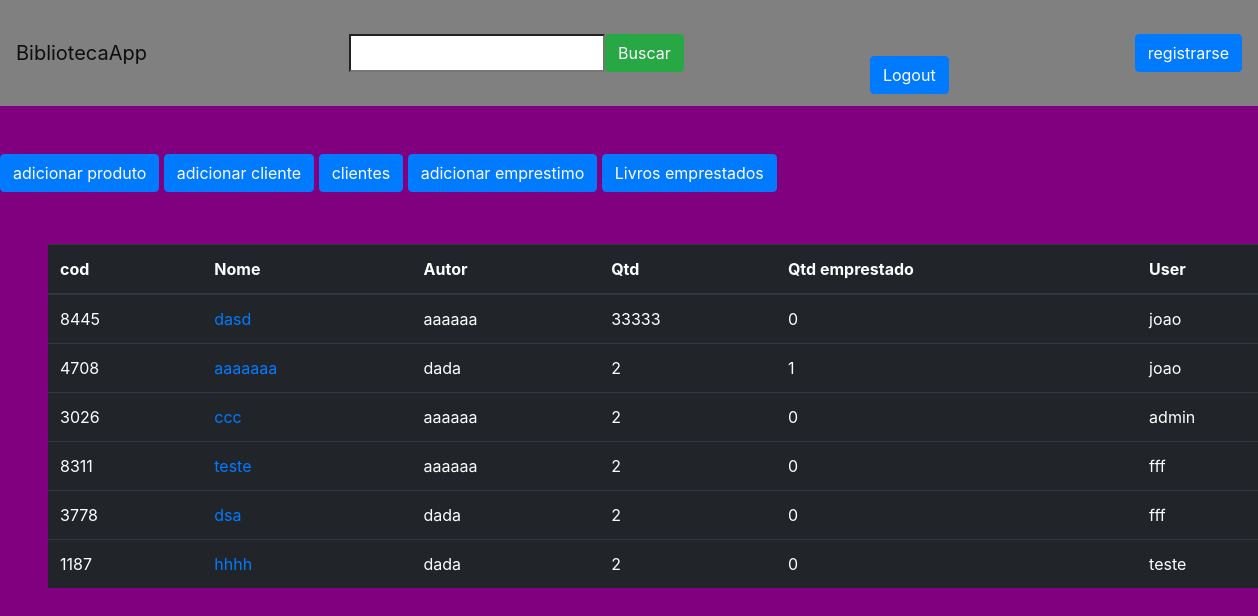
Before: / (signed in) with the older database file.
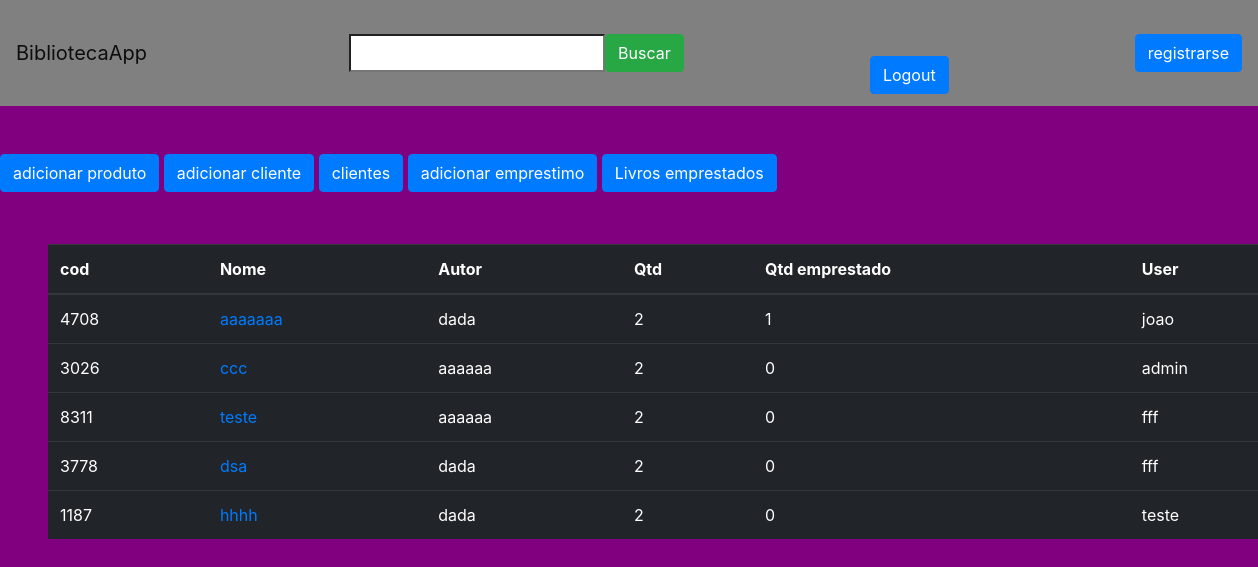
After: the same page with the newer database file.
### bibliotecaApp/models.py (models this page shows, shortened)
class Livro(models.Model):
    user = models.ForeignKey(CustomUser, on_delete=models.CASCADE)
    empresa = models.ForeignKey(Empresas, on_delete=models.CASCADE)
    cod = models.IntegerField(unique=True)
    name = models.CharField(max_length=255, blank=False)
    genery = models.ForeignKey(Genero, on_delete=models.CASCADE, blank=True)
    pg = models.IntegerField()
    picture = models.ImageField(blank=True)
    author = models.CharField(max_length=255)
    qtd = models.IntegerField()
    created_at = models.DateTimeField()
    in_stock = models.BooleanField(default=False)
    emprestado = models.IntegerField(default=0)
    class Meta:
        verbose_name = 'Livro'
        verbose_name_plural = 'Livros'

### accounts/models.py (models this page shows)
class CustomUser(AbstractUser):
    cargo = models.ForeignKey(Cargos, on_delete=models.SET_NULL, null=True, blank=True)
    empresa = models.ForeignKey(Empresas, on_delete=models.SET_NULL, null=True, blank=True)
    groups = models.ManyToManyField(
        'auth.Group',
        related_name='customuser_groups',  # Altere para o nome que preferir
        blank=True,
        verbose_name='groups',
        help_text='The groups this user belongs to. A user will get all permissions granted to each of their groups.',
    )
    user_permissions = models.ManyToManyField(
        'auth.Permission',
        related_name='customuser_permissions',  # Altere para o nome que preferir
        blank=True,
        verbose_name='user permissions',
        help_text='Specific permissions for this user.',
    )
    def __str__(self):
        return self.username

### bibliotecaApp/views.py (the view)
# urls.py: path('', views.index, name='home'),
@login_required(redirect_field_name='login')
def index(request):
    if request.user.is_superuser:
        livros = Livro.objects.filter(in_stock=True)
    elif request.user.cargo.name == 'Gerente':
        livros = Livro.objects.filter(empresa_id=request.user.empresa.id, in_stock=True)
    else:
        livros = Livro.objects.filter(user_id=request.user.id, in_stock=True)
    return render(request, 'pages/index.html', {'livros': livros})

### bibliotecaApp/templates/pages/index.html (shortened to what this page needs)
{% load static%}
<!DOCTYPE html>
<html lang="en">
<head>
    <link rel="stylesheet" href="https://stackpath.bootstrapcdn.com/bootstrap/4.1.3/css/bootstrap.min.css">
    <link rel="stylesheet" href="{% static 'css/global.css' %}">
</head>
<body>
    <header>
        <nav class="navbar navbar-light bg-light">
            <a class="navbar-brand" href="#">BibliotecaApp</a>
            <form action="{% url 'search-livros' %}" class="d-flex gap-1">
              <input type="search" name="q">
              <button class="btn btn-success">Buscar</button>
            </form>
            {% if user.is_authenticated %}
            <a href="{% url 'logout' %}" class="btn btn-primary mt-5 mb-1">Logout</a>
            {% else %}
            <a href="{% url 'login' %}" class="btn btn-primary mt-5 mb-1">Login</a>
            {% endif %}
            <a href="{% url 'add-user' %}" class=" btn btn-primary "> registrarse</a>
        </nav>
    </header>
    <a href="{% url 'add-livro' %}" class=" btn btn-primary mt-5 mb-1"> adicionar produto</a>
    <a href="{% url 'add-cliente' %}" class=" btn btn-primary mt-5 mb-1"> adicionar cliente</a>
    <a href="{% url 'clientes' %}" class=" btn btn-primary mt-5 mb-1"> clientes </a>
    <a href="{% url 'add-emprestimo' %}" class=" btn btn-primary mt-5 mb-1"> adicionar emprestimo</a>
    <a href="{% url 'emprestados-livros' %}" class=" btn btn-primary mt-5 mb-1"> Livros emprestados</a>
    <table class="table table-dark m-5">
        <thead>
          <tr>
            <th scope="col">cod</th>
            <th scope="col">Nome</th>
            <th scope="col">Autor</th>
            <th scope="col">Qtd</th>
            <th scope="col">Qtd emprestado</th>
            <th scope="col">User</th>
          </tr>
        </thead>
        <tbody>
          <tr>
            {% for livro in livros %}
            <td scope="row">{{ livro.cod }}</td>
            <td>
              <a href="{% url 'livro-detail' livro.id %}">
                {{ livro.name }}
              </a></td>
            <td>{{ livro.author }}</td>
            <td>{{ livro.qtd }}</td>
            <td>{{ livro.emprestado }}</td>
            <td>{{ livro.user }}</td>
          </tr>
          {% endfor %}
        </tbody>
      </table>
</body>
</html>

Changed rows visible on the page:
removed Livro: cod "8445", name "dasd", author "aaaaaa", qtd "33333", emprestado "0", user "joao"
